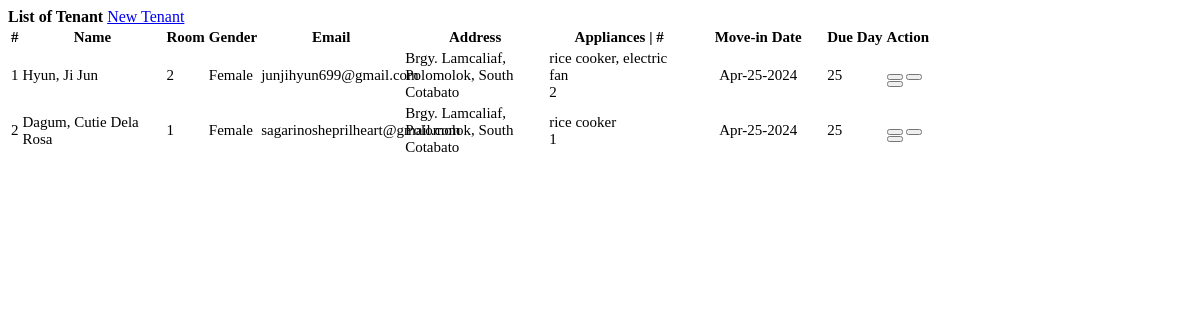
/tenants.php, run on the app's committed database.
### tables this page shows
CREATE TABLE `tenants` (
  `id` int(11) NOT NULL,
  `room_id` int(11) NOT NULL,
  `firstname` varchar(100) NOT NULL,
  `middlename` varchar(100) NOT NULL,
  `lastname` varchar(100) NOT NULL,
  `gender` varchar(20) NOT NULL,
  `address` varchar(100) NOT NULL,
  `email` varchar(100) NOT NULL,
  `status` tinyint(1) NOT NULL DEFAULT 1 COMMENT '1 = active, 0= inactive',
  `appliances` varchar(100) NOT NULL,
  `total_items` int(11) NOT NULL,
  `date_in` date NOT NULL,
  `due_day` int(2) NOT NULL,
  `email_sent` varchar(10) NOT NULL
);

CREATE TABLE `room` (
  `id` int(11) NOT NULL,
  `room_no` int(11) NOT NULL,
  `price` double NOT NULL,
  `occupancy` int(11) NOT NULL,
  `availability` int(11) NOT NULL,
  `status` varchar(20) NOT NULL
);

### tenants.php (the view, shortened to what this page needs)
<?php include('db_connect.php'); ?>
<div class="container-fluid">
    <div class="row mb-4 mt-4">
        <div class="col-md-12">
            <div class="card">
                <div class="card-header">
                    <div class="d-flex justify-content-between align-items-center">
                        <b>List of Tenant</b>
                        <span><a class="btn btn-primary btn-sm" href="javascript:void(0)" id="new_tenant">
                            <i class="fas fa-user-plus"></i> New Tenant
                        </a></span>
                    </div>
                </div>
                <div class="card-body">
                    <div class="table-responsive">
                        <table class="table table-condensed table-bordered table-hover" id="tenant_table">
                            <thead>
                                <tr>
                                    <th class="text-center">#</th>
                                    <th>Name</th>
                                    <th>Room</th>
                                    <th>Gender</th>
                                    <th style="text-align: center;">Email</th>
                                    <th style="text-align: center;">Address</th>
                                    <th class="appliance" style="text-align: center;">Appliances | #</th>
                                    <th class="move" style="text-align: center;">Move-in Date</th>
                                    <th class="text-center" style="text-align: center;">Due Day</th>
                                    <th class="text-center" style="width: 20px">Action</th>
                                </tr>
                            </thead>
                            <tbody>
                                <?php
                                $i = 1;
                                $tenant = $conn->query("SELECT t.*, CONCAT(t.lastname, ', ', t.firstname, ' ', t.middlename) as name, r.room_no FROM tenants t INNER JOIN room r ON r.id = t.room_id WHERE t.status = 1 ORDER BY r.room_no DESC");
                                while($row = $tenant->fetch_assoc()):
                                    ?>
                                    <tr>
                                        <td class="text-center"><?php echo $i++ ?></td>
                                        <td><?php echo ucwords($row['name']) ?></td>
                                        <td><?php echo $row['room_no'] ?></td>
                                        <td><?php echo $row['gender'] ?></td>
                                        <td><?php echo $row['email'] ?></td>
                                        <td><?php echo $row['address'] ?></td>
                                        <td class="appliance">
                                            <div class="row">
                                                <div class="col-md-8"><?php echo $row['appliances'] ?></div>
                                                <div class="col-md-3"><?php echo $row['total_items'] ?></div>
                                            </div>
                                        </td>
                                        <td style="width: 130px; text-align: center;"><?php echo date("M-d-Y", strtotime($row['date_in'])) ?></td>
                                        <td><?php echo $row['due_day'] ?></td>
                                        <td class="text-center">
                                            <button class="btn btn-sm btn-outline-success view_payment" type="button" data-id="<?php echo $row['id'] ?>">
                                            </button>
                                            <button class="btn btn-sm btn-outline-primary edit_tenant" type="button" data-id="<?php echo $row['id'] ?>">
                                            </button>
                                            <button class="btn btn-sm btn-outline-danger delete_tenant" type="button" data-id="<?php echo $row['id'] ?>">
                                            </button>
                                        </td>
                                    </tr>
                                <?php endwhile; ?>
                            </tbody>
                        </table>
                    </div>
                </div>
            </div>
        </div>
    </div>
</div>

### tenants.php (style rules this page uses)
td, th { max-width: 140px; font-size: 15px; }
.appliance { width: 150px; }
.card { width: 99%; font-size: 16px; }

### data on the page
tenants: name "Hyun, Ji Jun", room.room_no "2", gender "Female", email "junjihyun699@gmail.com", address "Brgy. Lamcaliaf, Polomolok, South Cotabato", appliances "rice cooker, electric fan", total_items "2", date_in "Apr-25-2024", due_day "25"
tenants: name "Dagum, Cutie Dela Rosa", room.room_no "1", gender "Female", email "sagarinosheprilheart@gmail.com", address "Brgy. Lamcaliaf, Polomolok, South Cotabato", appliances "rice cooker", total_items "1", date_in "Apr-25-2024", due_day "25"
